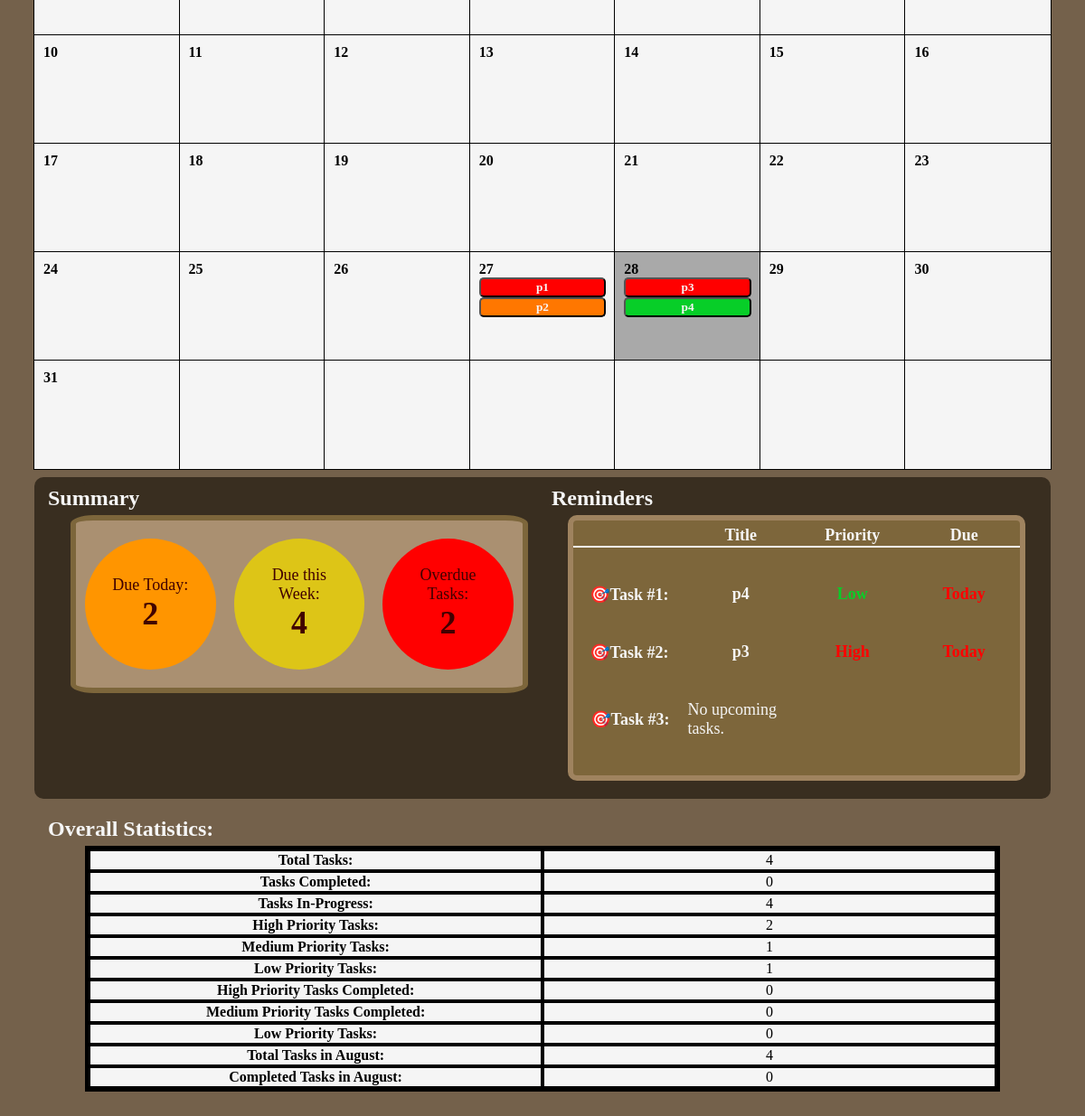
The page /home (signed in, lower part) on the database as committed earlier.
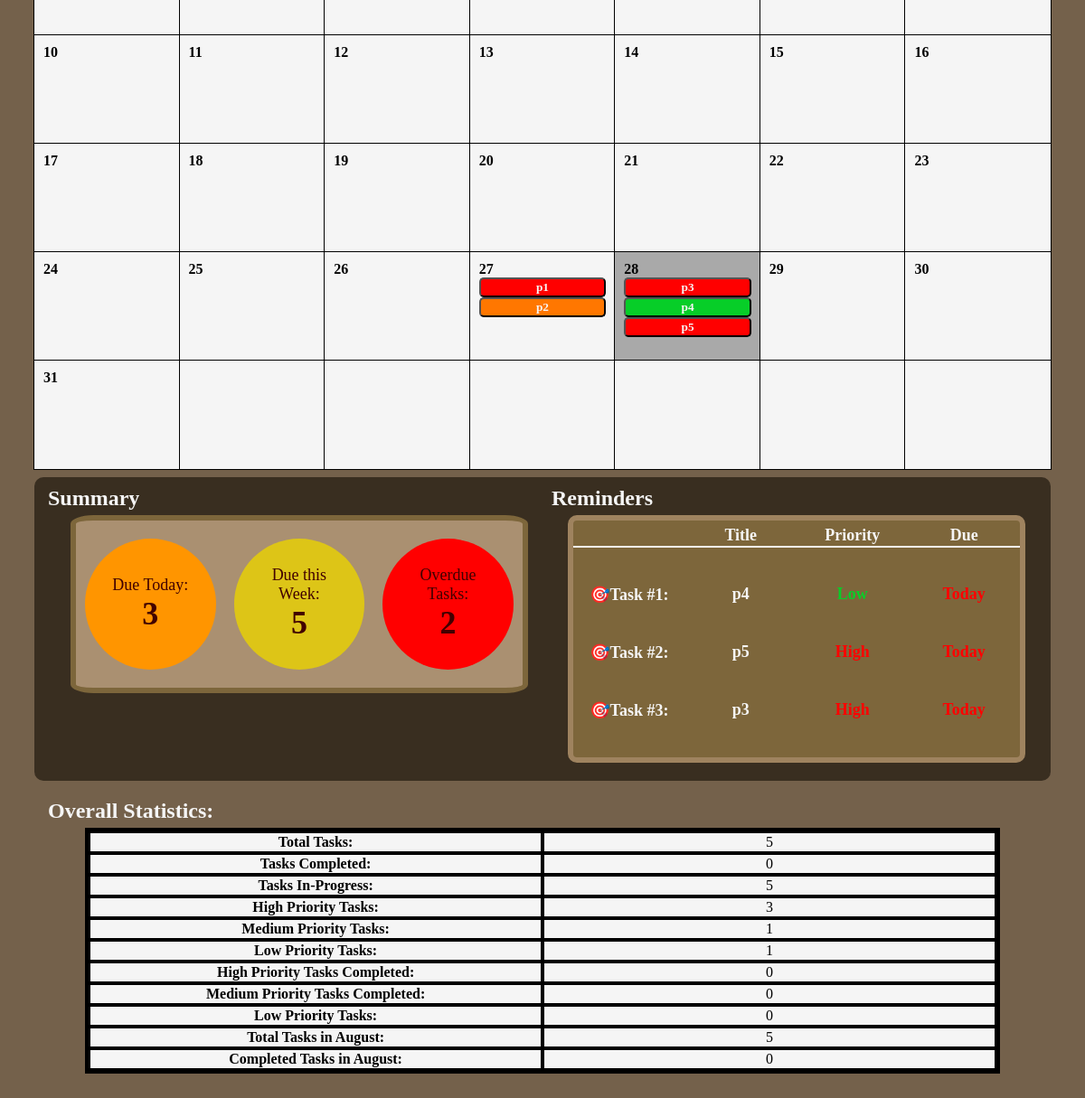
The same page on the database as committed later.
### app.py (models this page shows)
class Task(db.Model):
    id = db.Column(db.Integer, primary_key=True)
    title = db.Column(db.String(128), nullable=False)
    description = db.Column(db.Text, nullable=True)
    priority = db.Column(db.String(50), nullable=False)
    deadline = db.Column(db.DateTime(timezone=True), nullable=True)
    status = db.Column(db.String(50), nullable=False, default='In-Progress')
    set_today_reminder = db.Column(db.Boolean, nullable=False, default=True)
    set_tomorrow_reminder = db.Column(db.Boolean, nullable=False, default=True)
    user_id = db.Column(db.Integer, db.ForeignKey('user.id'), nullable=False)
    user = db.relationship('User', backref=db.backref('tasks', lazy=True))

### app.py (the view)
@app.route('/home')
def home():
    if 'user_id' not in session:
        flash('Please log in first.')
        return redirect(url_for('login'))  # Redirect to login if not logged in
    user_id = session['user_id'] # Grab the current logged-in user's ID from the session
    user = User.query.get(user_id)  # Used user_id to get the user object from database
    today = datetime.today()
    month = request.args.get('month', default=today.month, type=int)
    year = request.args.get('year', default=today.year, type=int)
    cal = calendar.Calendar(firstweekday=6)  # Create a calendar instance with weeks starting on Sunday (0=Monday, 6=Sunday)
    month_days = cal.monthdayscalendar(year, month) # month_days is a 2D array list where rows are weeks and columns are days
    month_name = calendar.month_name[month] # Gets month as a string
    tasks_list = Task.query.filter( # MUST use .filter() for extract
        extract('month', Task.deadline) == month, # extracts the task that matches the variables month and year
        extract('year',Task.deadline) == year
    ).all() # Within Task database, filter all task with the same month and year and put it into list
    tasks_count = Task.query.filter_by(user_id=user_id).count()
    tasks_complete_count = Task.query.filter(
        Task.user_id == user_id,
        Task.status == 'Complete'
    ).count()
    high_tasks = Task.query.filter(
        Task.user_id == user_id,
        Task.priority == 'High'
    ).count()
    medium_tasks = Task.query.filter(
        Task.user_id == user_id,
        Task.priority == 'Medium'
    ).count()
    low_tasks = Task.query.filter(
        Task.user_id == user_id,
        Task.priority == 'Low'
    ).count()
    high_tasks_completed = Task.query.filter(
        Task.user_id == user_id,
        Task.priority == 'High',
        Task.status == 'Complete'
    ).count()
    medium_tasks_completed = Task.query.filter(
        Task.user_id == user_id,
        Task.priority == 'Medium',
        Task.status == 'Complete'
    ).count()
    low_tasks_completed = Task.query.filter(
        Task.user_id == user_id,
        Task.priority == 'Low',
        Task.status == 'Complete'
    ).count()
    tasks_in_month = Task.query.filter(
        Task.user_id == user_id,
        extract('month', Task.deadline) == month # extracts the month from deadline
    ).count()
    completed_tasks_in_month = Task.query.filter(
        Task.user_id == user_id,
        Task.status == 'Complete',
        extract('month', Task.deadline) == month # extracts the month from deadline, checks if task's month equals today's month
    ).count()
    tasks_due_today = Task.query.filter(
        Task.user_id == user_id,
        Task.status == 'In-Progress',
        extract('month', Task.deadline) == today.month,
        extract('day', Task.deadline) == today.day,
        extract('year', Task.deadline) == today.year
    ).count()
    today = datetime.today().date() # force today to be a date object without time
    start_of_week = today - timedelta(days=today.weekday())        # Monday - today.weekday() calculates days passed since Mon. and subtracts by current day
    end_of_week = start_of_week + timedelta(days=6)                # Sunday - Adds 6 days to start of week
    tasks_due_week = Task.query.filter(
        Task.user_id == user_id,
        Task.status == 'In-Progress',
        func.date(Task.deadline) >= start_of_week, # func.date() gets the date portion and compares it tp the start_of_week date object
        func.date(Task.deadline) <= end_of_week,
        extract('year', Task.deadline) == today.year
    ).all()
    tasks_overdue = Task.query.filter(
        Task.user_id == user_id,
        Task.status == 'In-Progress',
        extract('month', Task.deadline) == today.month,
        extract('day', Task.deadline) < today.day,
        extract('year', Task.deadline) == today.year
    ).count()
    reminderTasks = reminderTasksList()
    return render_template('home.html', user=user, month=month, year=year, month_name=month_name, month_days=month_days,
        today=today, tasks_list=tasks_list, tasks_count=tasks_count, tasks_complete_count=tasks_complete_count, high_tasks=high_tasks,
        medium_tasks=medium_tasks, low_tasks=low_tasks, high_tasks_completed=high_tasks_completed, medium_tasks_completed=medium_tasks_completed,
        low_tasks_completed=low_tasks_completed, tasks_in_month=tasks_in_month, completed_tasks_in_month=completed_tasks_in_month,
        tasks_due_today=tasks_due_today, tasks_due_week=tasks_due_week, tasks_overdue=tasks_overdue, reminderTasks=reminderTasks, timedelta=timedelta)

### app.py (called while the page is built)
def reminderTasksList():
    user_id = session.get('user_id')
    today = date.today()
    top3 = [] # Holds a list of the top 3 tasks due
    allTasks = Task.query.filter_by(user_id=user_id).order_by(Task.deadline.asc()).all() # Filters tasks by user's id in database, and sort by deadline (earliest to latest)
    for task in allTasks:
        if len(top3) < 3:
            if task.status == 'In-Progress' and task.deadline.date() >= today:
                top3.append(task)
        else:
            break
    return top3

### templates/home.html (shortened to what the changed rows need)
{% extends "base.html" %}
{% block content %}
  <div class="dashboard">
    <section class="calendar-section">
        <div class="calendar-content">
            <div class="calendar-days">
                {% for week in month_days %}
                    {% for day in week %}
                        {% if day == 0 %}
                            <div class="calendar-day empty"></div>
                        {% else %}
                            <div class="calendar-day {% if day == today.day and month == today.month and year == today.year %}today{% endif %}">
                                <p class="day-number">
                                    {{ day }}
                                </p>
                                <div class="day-tasks">
                                    {% set ns = namespace(count=3, show_more=false) %}
                                    {% for task in tasks_list %}
                                        {% if task.deadline.day == day %}
                                            {% if ns.count > 0 %}
                                                {% set ns.count = ns.count - 1 %}
                                                {% set ns.show_more = true %}
                                                <button type="button" class="cal-task {{ task.priority | lower }}" onclick="openTaskPopup(this, 'task-info-popup')"
                                                    task-id="{{ task.id }}"
                                                    task-title="{{ task.title }}"
                                                    task-description="{{ task.description }}"
                                                    task-priority="{{ task.priority }}"
                                                    task-deadline="{{ task.deadline.strftime('%B %d, %Y @ %I:%M %p') }}"
                                                >
                                                    {{ task.title }}
                                                </button>
                                            {% elif ns.show_more == true %}
                                                {% set ns.show_more = false %}
                                                <a href="{{ url_for('view_more_tasks', deadline=task.deadline.strftime('%Y-%m-%d'))}}">
                                                    <button type="button" class="more-button"> ... </button>
                                                </a>
                                            {% endif %}
                                        {% endif %}
                                    {% endfor %}
                                </div>
                            </div>
                        {% endif %}
                    {% endfor %}
                {% endfor %}
            </div>
        </div>
    </section>
    <div class="sumrem-section">
        <section class="summary-section">
            <h2 style="margin:0; margin-bottom: 5px; color: whitesmoke; margin-left: 15px;">Summary</h2>
            <div class="summary-box">
                <div class="summary-content">
                    <div class="due-today">
                        <div class="text">
                            <p>Due Today:</p>
                            <h4>{{ tasks_due_today }}</h4>
                        </div>
                    </div>
                    <div class="due-week">
                        <div class="text">
                            <p>Due this Week:</p>
                            <h4>{{ tasks_due_week | length }}</h4>
                        </div>
                    </div>
                </div>
            </div>
        </section>
        <section class="reminders-section">
            <h2 style="margin:0; margin-bottom: 5px; color: whitesmoke; margin-left: 10px;">Reminders</h2>
            <div class="reminder-box">
                <table class="reminder-table">
                    <tr class="reminder-header">
                        <th></th>
                        <th>Title</th>
                        <th>Priority</th>
                        <th>Due</th>
                    </tr>
                    <tr class="task1">
                        <th>🎯Task #1:</th>
                        {% if reminderTasks|length > 0 %}
                            <td>
                                <a href="{{ url_for('view_more_tasks', deadline=reminderTasks[0].deadline.strftime('%Y-%m-%d'))}}" class="reminder-task">
                                    {{ reminderTasks[0].title }}
                                </a>
                            </td>
                            <td class="reminder-priority {{ reminderTasks[0].priority | lower }}">{{ reminderTasks[0].priority}}</td>
                            {% if reminderTasks[0].deadline.date() == today %}
                                <td class="deadlime-today" style="color: rgb(255, 0, 0); font-weight: bold;">Today</td>
                            {% elif reminderTasks[0].deadline.date() == today + timedelta(days=1) %}
                                <td class="deadlime-tommorow" style="color: rgb(255, 119, 0); font-weight: bold;">Tommorow</td>
                            {% else %}
                                <td class="deadline-later" style="color: rgb(255, 217, 27); font-weight: bold;">in {{ (reminderTasks[0].deadline.date() - today).days }} days</td>
                            {% endif %}
                        {% else %}
                            <td colspan="3" class="no-upcoming">No upcoming tasks.</td>
                        {% endif %}
                    </tr>
                    <tr class="task2">
                        <th>🎯Task #2:</th>
                        {% if reminderTasks|length > 1 %}
                            <td>
                                <a href="{{ url_for('view_more_tasks', deadline=reminderTasks[1].deadline.strftime('%Y-%m-%d'))}}" class="reminder-task">
                                    {{ reminderTasks[1].title }}
                                </a>
                            </td>
                            <td class="reminder-priority {{ reminderTasks[1].priority | lower }}">{{ reminderTasks[1].priority}}</td>
                            {% if reminderTasks[1].deadline.date() == today %}
                                <td class="deadline-today" style="color: rgb(255, 0, 0); font-weight: bold;">Today</td>
                            {% else %}
                                <td class="deadline-later" style="color: rgb(255, 217, 27); font-weight: bold;">in {{ (reminderTasks[1].deadline.date() - today).days }} days</td>
                            {% endif %}
                        {% else %}
                            <td colspan="3" class="no-upcoming">No upcoming tasks.</td>
                        {% endif %}
                    </tr>
                    <tr class="task3">
                        <th>🎯Task #3:</th>
                        {% if reminderTasks|length > 2 %}
                            <td>
                                <a href="{{ url_for('view_more_tasks', deadline=reminderTasks[2].deadline.strftime('%Y-%m-%d'))}}" class="reminder-task">
                                    {{ reminderTasks[2].title }}
                                </a>
                            </td>
                            <td class="reminder-priority {{ reminderTasks[2].priority | lower }}">{{ reminderTasks[2].priority}}</td>
                            {% if reminderTasks[2].deadline.date() == today %}
                                <td class="deadline-today" style="color: rgb(255, 0, 0); font-weight: bold;">Today</td>
                            {% else %}
                                <td class="deadline-later" style="color: rgb(255, 217, 27); font-weight: bold;">in {{ (reminderTasks[2].deadline.date() - today).days }} days</td>
                            {% endif %}
                        {% else %}
                            <td colspan="3" class="no-upcoming">No upcoming tasks.</td>
                        {% endif %}
                    </tr>
                </table>
            </div>
        </section>
    </div>
    <section class="stats-section">
        <h2 class="stats-title" style="margin:0; margin-bottom: 5px; color: whitesmoke; margin-left: 15px; font-family: Bahnschrift SemiBold;">Overall Statistics:</h2>
        <div class="stats-box">
            <table class="stats-table">
                <tr class="total-tasks">
                    <th>Total Tasks:</th>
                    <td>{{ tasks_count }}</td>
                </tr>
                <tr class="complete-tasks">
                    <th>Tasks Completed:</th>
                </tr>
                <tr class="in-progress-tasks">
                    <th>Tasks In-Progress:</th>
                    <td>{{ tasks_count - tasks_complete_count }}</td>
                </tr>
                <tr class="high-priority-tasks">
                    <th>High Priority Tasks:</th>
                    <td>{{ high_tasks }}</td>
                </tr>
                <tr class="medium-priority-tasks">
                    <th>Medium Priority Tasks:</th>
                </tr>
                 <tr class="low-priority-tasks">
                    <th>Low Priority Tasks:</th>
                </tr>
                  <tr class="high-priority-tasks-completed">
                    <th>High Priority Tasks Completed:</th>
                </tr>
                <tr class="medium-priority-tasks-completed">
                    <th>Medium Priority Tasks Completed:</th>
                </tr>
                <tr class="low-priority-tasks-completed">
                    <th>Low Priority Tasks:</th>
                </tr>
                <tr class="tasks-month">
                    <th>Total Tasks in {{ month_name }}:</th>
                    <td>{{ tasks_in_month }}</td>
                </tr>
                <tr class="tasks-completed-month">
                    <th>Completed Tasks in {{ month_name }}:</th>
                </tr>
            </table>
        </div>
    </section>
  </div>
{% endblock %}

Rows that differ between the two databases and show on the page:
shown differently, row unchanged: Task (number 3 of 5 on the later page): title (not shown) → "p3"; priority (not shown) → "High"
added Task: title "p5", priority "High", shown under "28"
Other text that changed with them:
{{ tasks_due_today }}: "2" → "3"
{{ tasks_due_week | length }}: "4" → "5"
{{ tasks_count }}: "4" → "5"
{{ tasks_count - tasks_complete_count }}: "4" → "5"
{{ high_tasks }}: "2" → "3"
{{ tasks_in_month }}: "4" → "5"
{{ reminderTasks[1].title }}: "p3" → "p5"
text no longer shown: "No upcoming tasks."
text now shown: "Today"
